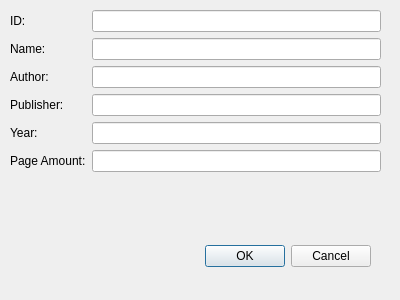
<?xml version="1.0" encoding="UTF-8"?>
<ui version="4.0">
 <class>addDialog</class>
 <widget class="QDialog" name="addDialog">
  <property name="geometry">
   <rect>
    <x>0</x>
    <y>0</y>
    <width>400</width>
    <height>300</height>
   </rect>
  </property>
  <property name="windowTitle">
   <string>Dialog</string>
  </property>
  <widget class="QDialogButtonBox" name="buttonBox">
   <property name="geometry">
    <rect>
     <x>30</x>
     <y>240</y>
     <width>341</width>
     <height>32</height>
    </rect>
   </property>
   <property name="orientation">
    <enum>Qt::Horizontal</enum>
   </property>
   <property name="standardButtons">
    <set>QDialogButtonBox::Cancel|QDialogButtonBox::Ok</set>
   </property>
   <property name="centerButtons">
    <bool>false</bool>
   </property>
  </widget>
  <widget class="QWidget" name="formLayoutWidget">
   <property name="geometry">
    <rect>
     <x>10</x>
     <y>10</y>
     <width>371</width>
     <height>221</height>
    </rect>
   </property>
   <layout class="QFormLayout" name="formLayout">
    <item row="0" column="0">
     <widget class="QLabel" name="label">
      <property name="text">
       <string>ID:</string>
      </property>
     </widget>
    </item>
    <item row="0" column="1">
     <widget class="QLineEdit" name="bookID"/>
    </item>
    <item row="1" column="1">
     <widget class="QLineEdit" name="bookName"/>
    </item>
    <item row="2" column="1">
     <widget class="QLineEdit" name="bookAuthor"/>
    </item>
    <item row="1" column="0">
     <widget class="QLabel" name="label_2">
      <property name="text">
       <string>Name:</string>
      </property>
     </widget>
    </item>
    <item row="2" column="0">
     <widget class="QLabel" name="label_3">
      <property name="text">
       <string>Author:</string>
      </property>
     </widget>
    </item>
    <item row="3" column="0">
     <widget class="QLabel" name="label_4">
      <property name="text">
       <string>Publisher:</string>
      </property>
     </widget>
    </item>
    <item row="4" column="1">
     <widget class="QLineEdit" name="bookYear"/>
    </item>
    <item row="3" column="1">
     <widget class="QLineEdit" name="bookPublisher"/>
    </item>
    <item row="5" column="1">
     <widget class="QLineEdit" name="bookPageAmount"/>
    </item>
    <item row="4" column="0">
     <widget class="QLabel" name="label_5">
      <property name="text">
       <string>Year:</string>
      </property>
     </widget>
    </item>
    <item row="5" column="0">
     <widget class="QLabel" name="label_6">
      <property name="text">
       <string>Page Amount:</string>
      </property>
     </widget>
    </item>
   </layout>
  </widget>
 </widget>
 <tabstops>
  <tabstop>bookID</tabstop>
  <tabstop>bookName</tabstop>
  <tabstop>bookAuthor</tabstop>
  <tabstop>bookPublisher</tabstop>
  <tabstop>bookYear</tabstop>
  <tabstop>bookPageAmount</tabstop>
 </tabstops>
 <resources/>
 <connections>
  <connection>
   <sender>buttonBox</sender>
   <signal>accepted()</signal>
   <receiver>addDialog</receiver>
   <slot>accept()</slot>
   <hints>
    <hint type="sourcelabel">
     <x>248</x>
     <y>254</y>
    </hint>
    <hint type="destinationlabel">
     <x>157</x>
     <y>274</y>
    </hint>
   </hints>
  </connection>
  <connection>
   <sender>buttonBox</sender>
   <signal>rejected()</signal>
   <receiver>addDialog</receiver>
   <slot>reject()</slot>
   <hints>
    <hint type="sourcelabel">
     <x>316</x>
     <y>260</y>
    </hint>
    <hint type="destinationlabel">
     <x>286</x>
     <y>274</y>
    </hint>
   </hints>
  </connection>
 </connections>
</ui>
